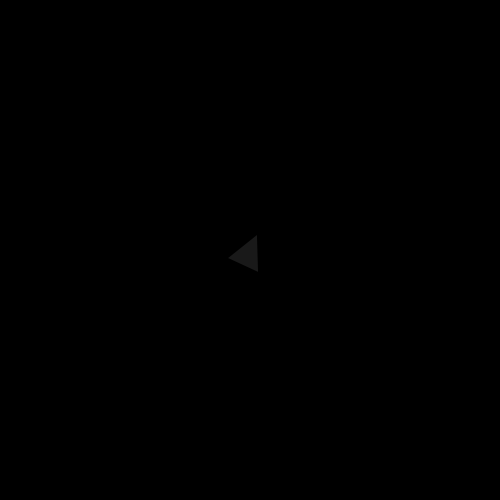
Frame 1 (no input)
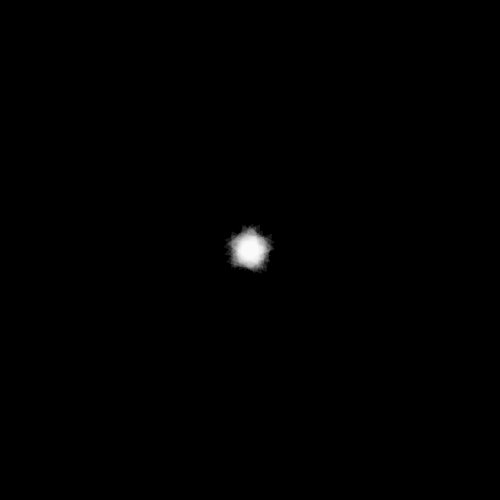
Frame 60 (the mouse pressed at the canvas centre just before this capture)
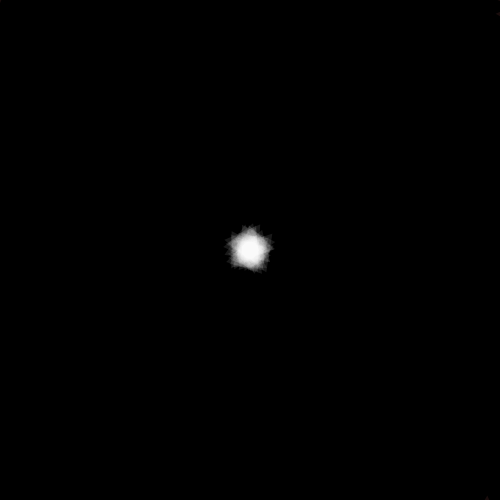
Frame 120 (the mouse held since frame 60 and released just before this capture)

The Processing sketch that drew these frames (run headless with seeded random() and noise(); from frame 60 on, the mouse is pressed at the canvas centre):

// Processing sketch: processing_142736
// ── processing_142736.pde

void setup() {
 background(0);
 size(500,500); 
 noStroke();
}

void draw() {

  float size = random(10,20);
  
  float x1 = mouseX;
  float y1 = mouseY - size;
  float x2 = mouseX -size;
  float y2 = mouseY +size;
  float x3 = mouseX +size;
  float y3 = mouseY +size;
 
 float blue = map(mouseY,0,500,255,0);
 float green = map(mouseY,0,500,255,0);
 fill(255,blue,green,25);
 translate(width/2,height/2);
 rotate(millis()/10);
 triangle(x1,y1,x2,y2,x3,y3);
}
